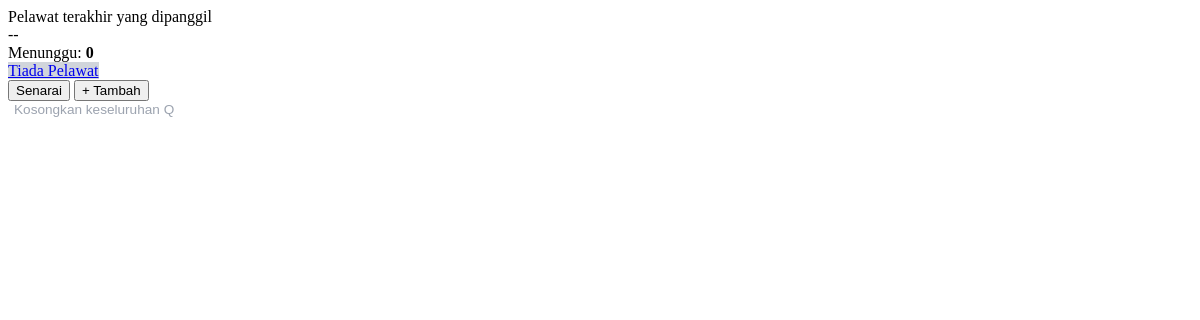
Before: /q/test-9/updates/ with the older database file.
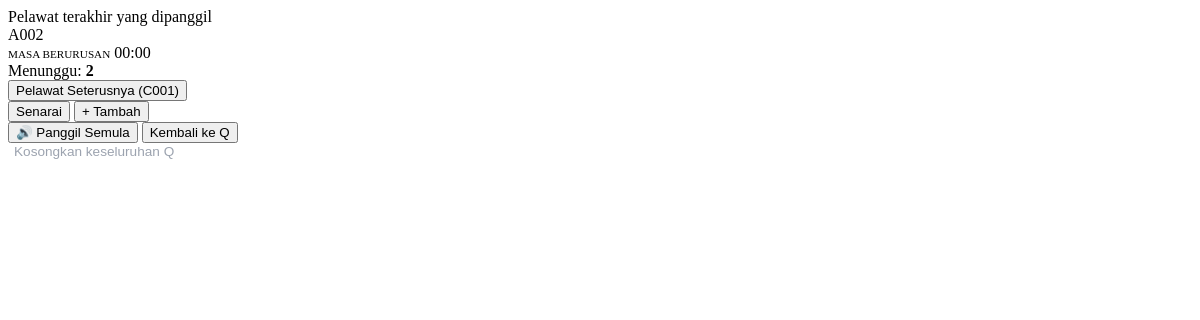
After: the same page with the newer database file.
### queues/models.py (models this page shows, shortened)
class Visitor(models.Model):
    queue = models.ForeignKey(Queue, on_delete=models.CASCADE, related_name='visitors')
    name = models.CharField(max_length=100)
    number = models.IntegerField() # Nombor giliran (101, 102...)
    joined_at = models.DateTimeField(auto_now_add=True)
    served_at = models.DateTimeField(null=True, blank=True)
    STATUS_CHOICES = [
        ('WAITING', 'Waiting'),
        ('SERVING', 'Serving'),
        ('COMPLETED', 'Completed'),
    ]
    status = models.CharField(max_length=20, choices=STATUS_CHOICES, default='WAITING')
    is_returned = models.BooleanField(default=False)
    is_invited = models.BooleanField(default=False)
    SERVICE_CHOICES = [
        ('A', 'Pendaftaran'),
        ('B', 'Pembayaran'),
        ('C', 'Pertanyaan'),
    ]
    service_type = models.CharField(max_length=1, choices=SERVICE_CHOICES, default='A')
    @property
    def ticket_number(self):
        return f"{self.service_type}{self.number:03d}"

### queues/views.py (the view)
# urls.py: path('q/<slug:slug>/updates/', views.get_admin_updates, name='get_admin_updates'),
def get_admin_updates(request, slug):
    queue = get_object_or_404(Queue, slug=slug)
    current_serving = Visitor.objects.filter(queue=queue, status='SERVING').first()
    all_waiting_visitors = Visitor.objects.filter(queue=queue, status='WAITING') \
                                          .order_by('is_returned', 'id')
    waiting_count = all_waiting_visitors.count()
    next_visitor = all_waiting_visitors.first()
    context = {
        'queue': queue,
        'current_serving': current_serving,
        'all_waiting_visitors': all_waiting_visitors,
        'waiting_count': waiting_count,
        'next_visitor': next_visitor,
    }
    return render(request, 'queues/partials/admin_board.html', context)

### queues/templates/queues/partials/admin_board.html
<div id="status-card-area" class="status-card" hx-swap-oob="true">
    <div class="status-label">Pelawat terakhir yang dipanggil</div>
    <div class="status-number" id="display-number">
        {% if current_serving %}
            {{ current_serving.ticket_number }}
        {% else %}
            --
        {% endif %}
    </div>
{% if current_serving and current_serving.served_at %}
        <div class="mt-2 p-2 rounded bg-dark bg-opacity-25 d-inline-block">
            <small class="text-white-50 d-block" style="font-size: 0.7rem;">MASA BERURUSAN</small>
            <span class="live-timer fw-bold text-white fs-4"
                  data-start="{{ current_serving.served_at|date:'c' }}">
                  00:00
            </span>
        </div>
    {% endif %}
    <div class="status-sub mt-3">
        Menunggu: <strong>{{ waiting_count }}</strong>
    </div>
</div>
<div id="controls-area" class="controls-area" hx-swap-oob="true">
    {% if next_visitor %}
        <button
            id="btn-next"
            hx-get="{% url 'call_next' queue.slug %}"
            hx-swap="none"
            class="btn-app btn-primary-app">
            Pelawat Seterusnya ({{ next_visitor.ticket_number }})
        </button>
    {% else %}
        <a href="#" class="btn-app btn-primary-app disabled" style="background-color: #d1d5db; pointer-events: none;">
            Tiada Pelawat
        </a>
    {% endif %}
    <div class="action-grid">
        <button id="btn-list" onclick="openNumberModal()" class="btn-app btn-secondary-app">Senarai</button>
        <button id="btn-add" onclick="openAddModal()" class="btn-app btn-secondary-app">+ Tambah</button>
    </div>
    {% if current_serving %}
        <div class="action-grid mt-2">
            <button
                id="btn-recall"
                hx-get="{% url 'invite_specific_visitor' current_serving.id %}"
                hx-swap="none"
                class="btn-app btn-secondary-app text-primary border-primary fw-bold">
                🔊 Panggil Semula
            </button>
            <button onclick="showConfirmModal('{{ current_serving.id }}', '{{ current_serving.ticket_number }}')" class="btn-app btn-secondary-app text-danger border-danger">
                Kembali ke Q
            </button>
        </div>
    {% endif %}
    <div class="text-center mt-2">
        <button onclick="openRemoveModal()" style="background:none; border:none; color:#9ca3af; font-size:0.85rem; cursor:pointer;">
            Kosongkan keseluruhan Q
        </button>
    </div>
</div>

Changed rows visible on the page:
added Visitor: ticket_number "A002"
added Visitor: ticket_number "C001"
Other visible differences:
{{ waiting_count }}: "0" → "2"
text no longer shown: "-- Tiada Pelawat"
text now shown: "MASA BERURUSAN 00:00 Pelawat Seterusnya ( ) 🔊 Panggil Semula Kembali ke Q"
